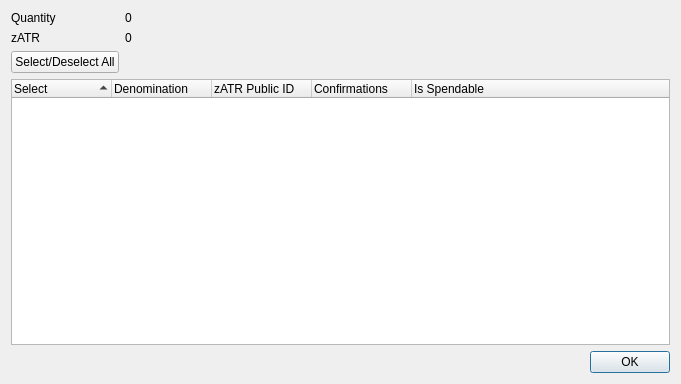
<?xml version="1.0" encoding="UTF-8"?>
<ui version="4.0">
 <class>ZATRControlDialog</class>
 <widget class="QDialog" name="ZATRControlDialog">
  <property name="geometry">
   <rect>
    <x>0</x>
    <y>0</y>
    <width>681</width>
    <height>384</height>
   </rect>
  </property>
  <property name="minimumSize">
   <size>
    <width>681</width>
    <height>384</height>
   </size>
  </property>
  <property name="windowTitle">
   <string>Select zATR to Spend</string>
  </property>
  <layout class="QGridLayout" name="gridLayout">
   <item row="0" column="0">
    <layout class="QFormLayout" name="formLayout">
     <property name="sizeConstraint">
      <enum>QLayout::SetDefaultConstraint</enum>
     </property>
     <item row="0" column="0">
      <widget class="QLabel" name="labelQuantity">
       <property name="text">
        <string>Quantity</string>
       </property>
      </widget>
     </item>
     <item row="0" column="1">
      <widget class="QLabel" name="labelQuantity_int">
       <property name="text">
        <string>0</string>
       </property>
      </widget>
     </item>
     <item row="1" column="0">
      <widget class="QLabel" name="labelZATR">
       <property name="text">
        <string>zATR</string>
       </property>
      </widget>
     </item>
     <item row="1" column="1">
      <widget class="QLabel" name="labelZATR_int">
       <property name="text">
        <string>0</string>
       </property>
      </widget>
     </item>
     <item row="2" column="0">
      <widget class="QPushButton" name="pushButtonAll">
       <property name="text">
        <string>Select/Deselect All</string>
       </property>
      </widget>
     </item>
    </layout>
   </item>
   <item row="1" column="0">
    <layout class="QVBoxLayout" name="verticalLayout">
     <item>
      <widget class="QTreeWidget" name="treeWidget">
       <property name="minimumSize">
        <size>
         <width>0</width>
         <height>250</height>
        </size>
       </property>
       <property name="alternatingRowColors">
        <bool>true</bool>
       </property>
       <property name="sortingEnabled">
        <bool>true</bool>
       </property>
       <property name="columnCount">
        <number>5</number>
       </property>
       <attribute name="headerDefaultSectionSize">
        <number>100</number>
       </attribute>
       <column>
        <property name="text">
         <string notr="true">Select</string>
        </property>
       </column>
       <column>
        <property name="text">
         <string notr="true">Denomination</string>
        </property>
       </column>
       <column>
        <property name="text">
         <string notr="true">zATR Public ID</string>
        </property>
       </column>
       <column>
        <property name="text">
         <string notr="true">Confirmations</string>
        </property>
       </column>
       <column>
        <property name="text">
         <string>Is Spendable</string>
        </property>
       </column>
      </widget>
     </item>
     <item>
      <widget class="QDialogButtonBox" name="buttonBox">
       <property name="orientation">
        <enum>Qt::Horizontal</enum>
       </property>
       <property name="standardButtons">
        <set>QDialogButtonBox::Ok</set>
       </property>
      </widget>
     </item>
    </layout>
   </item>
  </layout>
 </widget>
 <resources/>
 <connections>
  <connection>
   <sender>buttonBox</sender>
   <signal>accepted()</signal>
   <receiver>ZATRControlDialog</receiver>
   <slot>accept()</slot>
   <hints>
    <hint type="sourcelabel">
     <x>248</x>
     <y>254</y>
    </hint>
    <hint type="destinationlabel">
     <x>157</x>
     <y>274</y>
    </hint>
   </hints>
  </connection>
  <connection>
   <sender>buttonBox</sender>
   <signal>rejected()</signal>
   <receiver>ZATRControlDialog</receiver>
   <slot>reject()</slot>
   <hints>
    <hint type="sourcelabel">
     <x>316</x>
     <y>260</y>
    </hint>
    <hint type="destinationlabel">
     <x>286</x>
     <y>274</y>
    </hint>
   </hints>
  </connection>
 </connections>
</ui>
